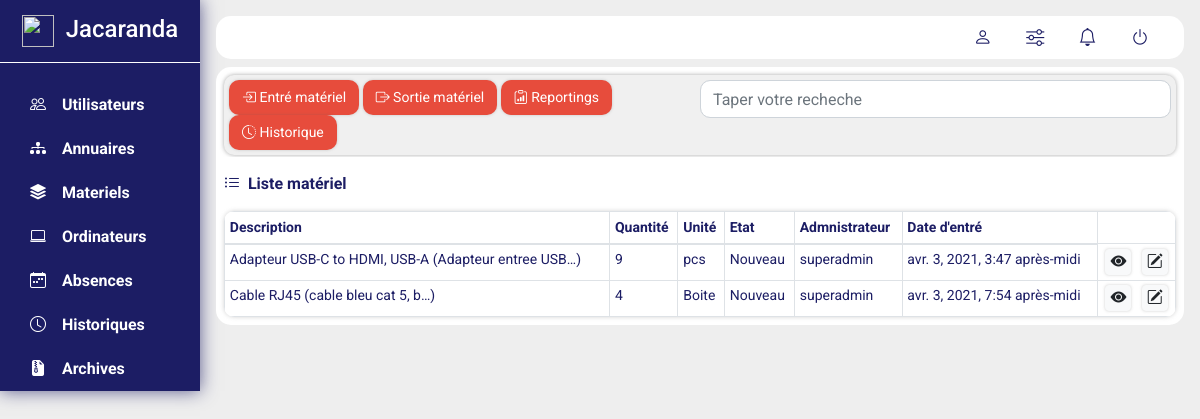
Page /materials/ on the earlier database version.
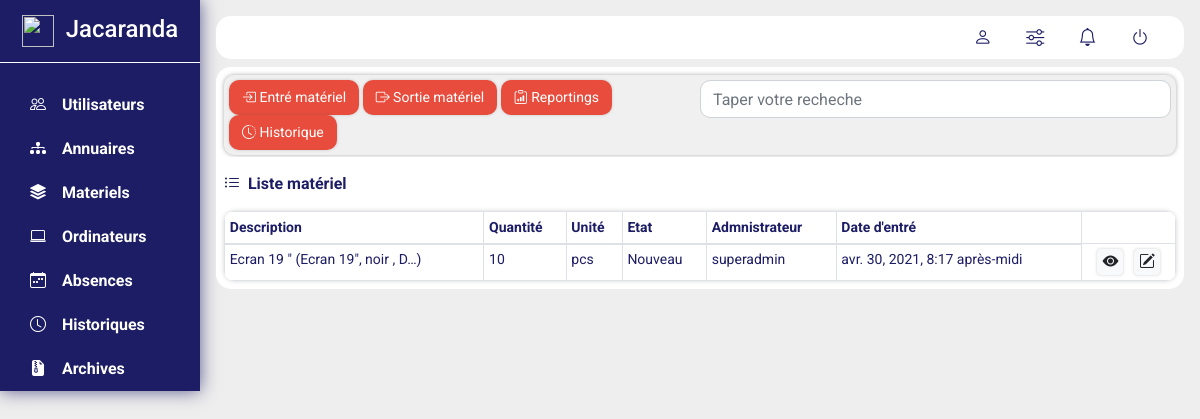
Same page on the later database version.
### materials/models.py (models this page shows, shortened)
class Material(models.Model):
    class Meta:
        db_table = 'materials'
    STATE = (
        ('new','Nouveau'),
        ('occasion','Occasion'),
        ('hs','Hors service')
    )
    UNITY = (
        ('pcs','Piece'),
        ('cartoon','Carton'),
        ('box','Boite'),
        ('kg','Kg'),
        ('g','Gramme'),
        ('L','Litre'),
        ('m','Metre')
    )
    title = models.CharField(max_length=50)
    serial_number = models.CharField(max_length=50)
    modele = models.CharField(max_length=30)
    description = models.CharField(max_length=255)
    quantity = models.IntegerField()
    unity = models.CharField(max_length=50, choices=UNITY)
    state = models.CharField(max_length=10, choices=STATE)
    fournissor = models.CharField(max_length=50, null=True)
    fournissor_contact = models.CharField(max_length=30, blank=True)
    administrator = models.CharField(max_length=50)
    created_at = models.DateTimeField(auto_now_add=True)
    updated_at = models.DateTimeField(auto_now=True, blank=True)

### materials/views.py (the view)
# urls.py: path('', DirectoryView.index, name='directory_home'),
    def index(request):
        try:
            materials = Material.objects.all()
        except:
            raise Http404('Not found')
        return render(request, 'material/home.html', {'materials': materials})

### materials/templates/material/home.html (shortened to what this page needs)
{% extends 'layout.html' %}
{% block content %}
<div class="container-fluid m-0 p-0">
    <div class="container-fluid sublink">
        <div class="row">
            <div class="col-sm-6 col-md-6 col-lg-6 p-0">
                <a class="btn btn-option" id="add"><i class="bi bi-box-arrow-in-right"></i> Entré matériel</a>
                {% if materials %}
                <a href="{% url 'materials:get_takeout_material' %}" class="btn btn-option"><i class="bi bi-box-arrow-right"></i> Sortie matériel</a>
                {% endif %}
                <a href="{% url 'materials:reporting_material' %}" class="btn btn-option"><i class="bi bi-clipboard-data"></i> Reportings</a>
                <a href="{% url 'materials:history_material' %}" class="btn btn-option history"><i class="bi bi-clock-history"></i> Historique</a>
            </div>
            <div class="col-sm-6 col-md-6 col-lg-6 p-0">
                <input type="search" class="form-control input-search" placeholder="Taper votre recheche">
            </div>
        </div>
    </div>
    <div class="container-fluid subtitle">
        <i class="bi bi-list-ul"></i> &nbsp;Liste matériel
    </div>
    <div class="container-fluid p-0 m-0 lists">
        <table class='table table-sm table-hovered table-bordered m-0 table-list'>
            <thead>
                <tr>
                    <th>Description</th>
                    <th>Quantité</th>
                    <th>Unité</th>
                    <th>Etat</th>
                    <th>Admnistrateur</th>
                    <th>Date d'entré</th>
                </tr>
            </thead>
            <tbody>
                {% for material in materials %}
                    <tr>
                        <td>{{ material.title }} ({{ material.description|truncatechars:20 }})</td>
                        <td>{{ material.quantity }}</td>
                        <td>{{ material.get_unity_display }}</td>
                        <td>{{ material.get_state_display }}</td>
                        <td>{{ material.administrator }}</td>
                        <td>{{ material.created_at }}</td>
                        <td class="text-center">
                            <a href="{% url 'materials:show_material' material.id %}" class="btn btn-light pt-0 pb-0 pl-1 pr-1" title="Voir"><i class="bi bi-eye-fill"></i></a> &nbsp;
                            <a href="{% url 'materials:edit_material' material.id %}" class="btn btn-light pt-0 pb-0 pl-1 pr-1" title="Editer"><i class="bi bi-pencil-square"></i></a>
                        </td>
                    </tr>
                {% empty %}
                    <tr>
                        <td colspan="5">Pas de produit en stock</td>
                    </tr>
                {% endfor %}
            </tbody>
        </table>
    </div>
</div>
{% endblock %}

Differences in the rows shown:
removed Material: title "Adapteur USB-C to HDMI, USB-A", description "Adapteur entree USB…", quantity "9", unity "pcs", state "Nouveau", administrator "superadmin", created_at "avr. 3, 2021, 3:47 après-midi"
removed Material: title "Cable RJ45", description "cable bleu cat 5, b…", quantity "4", unity "Boite", state "Nouveau", administrator "superadmin", created_at "avr. 3, 2021, 7:54 après-midi"
added Material: title "Ecran 19 \"", description "Ecran 19\", noir , D…", quantity "10", unity "pcs", state "Nouveau", administrator "superadmin", created_at "avr. 30, 2021, 8:17 après-midi"
